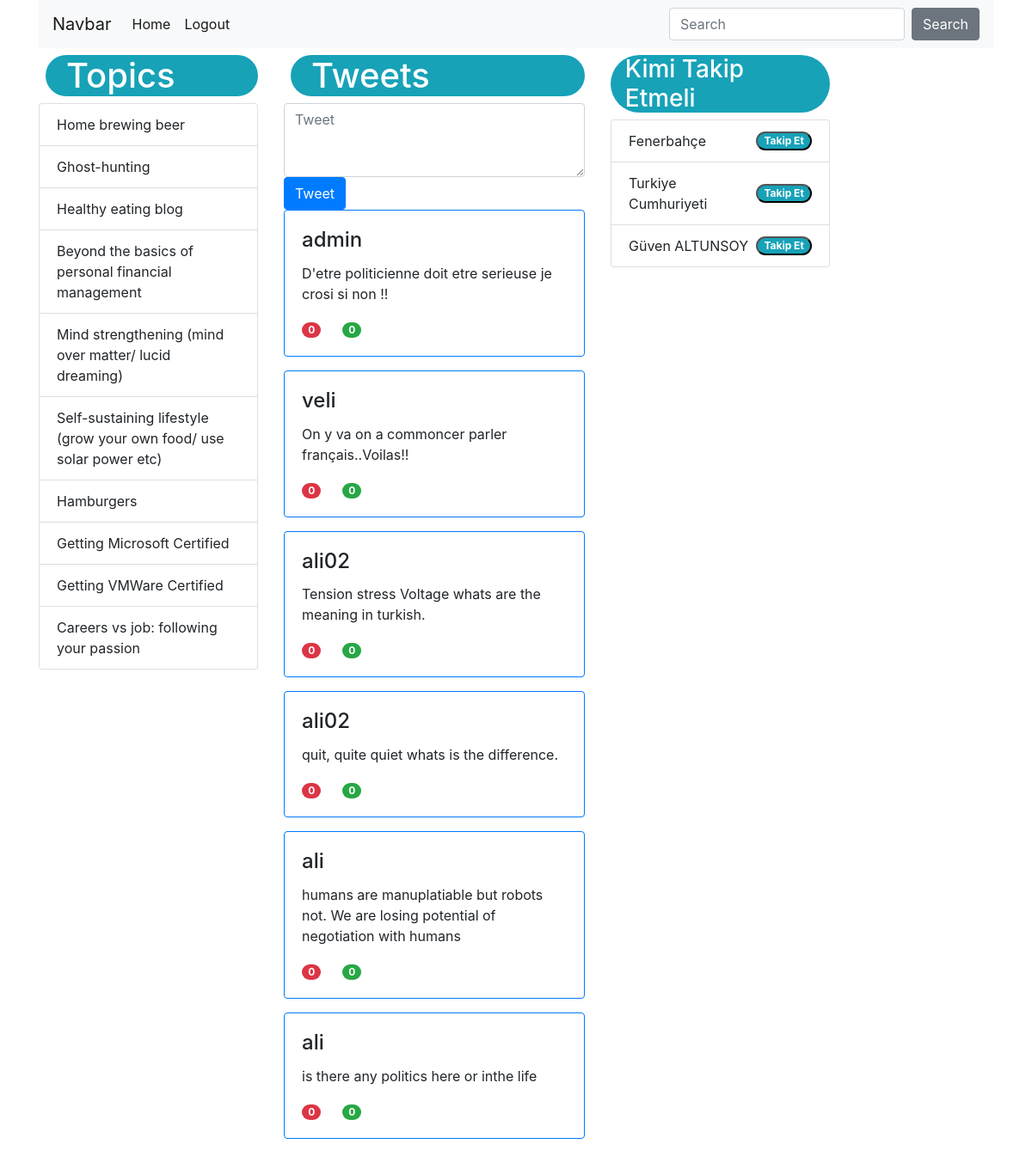
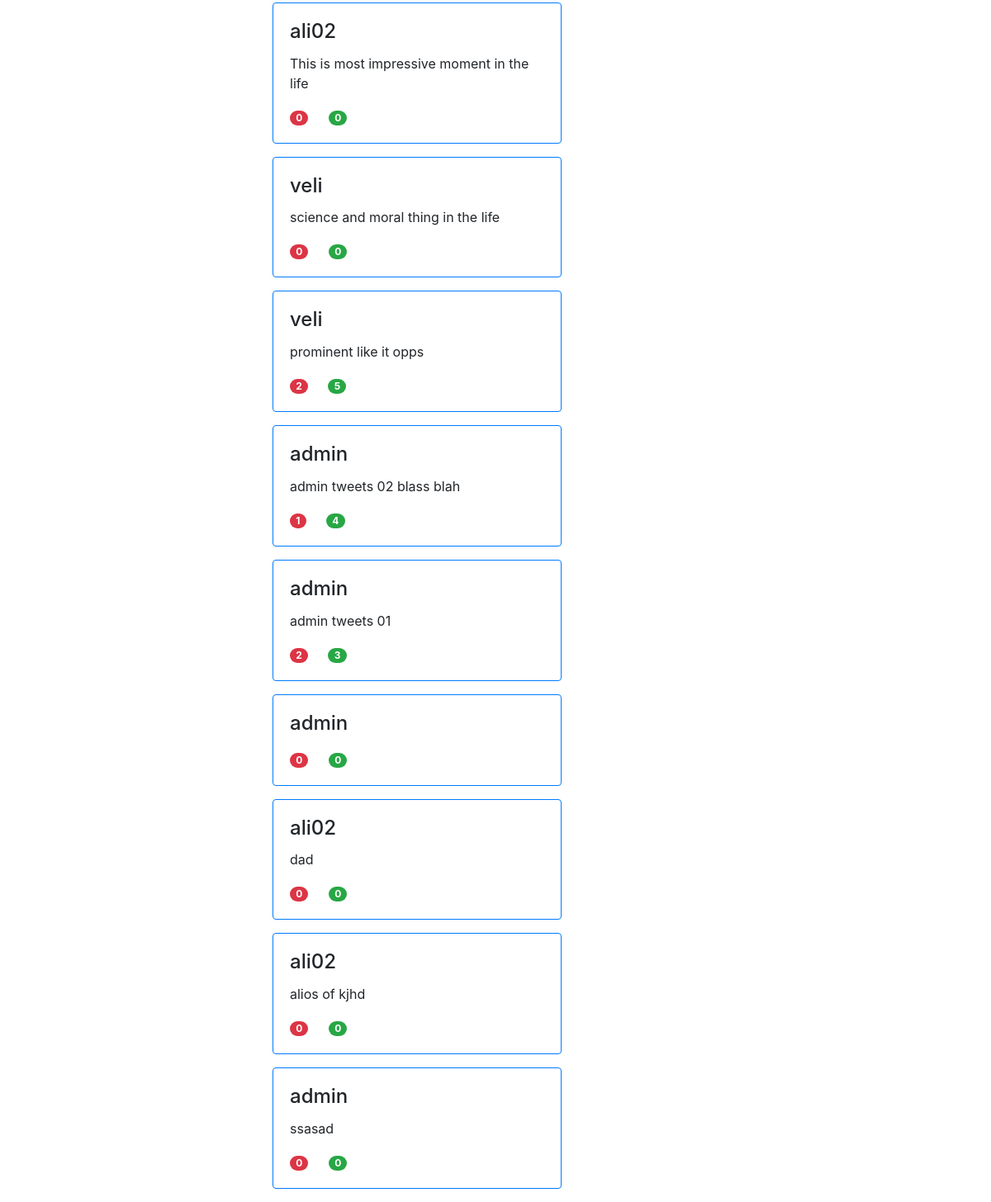
The app's page / (signed in) with its own data (2 pictures, top to bottom).
### user_profile/models.py (models this page shows)
class Topics(models.Model):
    topic = models.CharField(max_length=300, blank=False)

### tweet/models.py (models this page shows)
class Tweet(models.Model):
    user_id = models.ForeignKey(
      User, on_delete=models.CASCADE
    )
    post = models.CharField(max_length=240)
    like = models.PositiveIntegerField(default=0)
    retweet = models.PositiveIntegerField(default=0)
    created_date = models.DateTimeField(auto_now_add=True)
    updated_date = models.DateTimeField(auto_now=True)
    is_deleted = models.BooleanField(default=False)

### user_profile/views.py (the view)
# urls.py: path('', index),
def index(request):
    if request.user.is_authenticated:
        print('User LoggedIn')
        return get_tweet(request, request.user.id)
    return redirect('/login')

### tweet/views.py (called while the page is built)
def get_tweet(request, user_id):
    print('\n\n\n ===> Coming User Id:', user_id)
    context = dict()
    user_list = Follow.objects.filter(follower_id = user_id)
    print('\n\n\n ===> User list:', dir(user_list))
    get_id = ""
    for item in user_list:
        print('item id :', item.following_id)
        get_id = item.following_id
    context['last_topics'] = Topics.objects.all().order_by('-pk')[:10]
    context['tweets'] = Tweet.objects.order_by('-pk')
    return render(request, 'index.html', context)

### templates/index.html (shortened to what this page needs)
<!DOCTYPE html>
<html lang="en">
<head>
    <link rel="stylesheet" href="https://stackpath.bootstrapcdn.com/bootstrap/4.3.1/css/bootstrap.min.css"
>
</head>
<body>
    <div class="container">
        <div class="row-fluid">
            <nav class="navbar navbar-expand-lg navbar-light bg-light">
                <a class="navbar-brand" href="#">Navbar</a>
                <div class="collapse navbar-collapse" id="navbarColor03">
                    <ul class="navbar-nav mr-auto">
                        <li class="nav-item active">
                            <a class="nav-link" href="/">Home <span class="sr-only">(current)</span></a>
                        </li>
                        <li class="nav-item active">
                            <a class="nav-link" href="logout/">Logout</a>
                    </ul>
                    <form class="form-inline my-2 my-lg-0">
                        <input class="form-control mr-sm-2" type="text" placeholder="Search">
                        <button class="btn btn-secondary my-2 my-sm-0" type="submit">Search</button>
                    </form>
                </div>
            </nav>
        </div>
        <div class="row mt-2">
            <div class="col-3">
                <h1 class="ml-2 badge-info badge-pill">Topics</h1>
                <ul class="list-group">
                    {% for topic in last_topics %}
                    <li class="list-group-item d-flex justify-content-between align-items-center">
                        {{ topic.topic }}
                    </li>
                    {% endfor %}
                </ul>
            </div>
            <div class="col-6-fluid col-md-4">
                <h1 class="ml-2 badge-info badge-pill">Tweets</h1>
                <form method="POST" action="/tweet/tweet-post/">
                    <textarea class="form-control" name="tweet" rows="3" placeholder="Tweet"></textarea>
                    <button class="btn btn-primary" type="submit">Tweet</button>
                </form>
                {% for tweet in tweets %}
                <div class="card border-primary mb-3">
                    <div class="card-body">
                        <h4 class="card-title">{{ tweet.user_id }}</h4>
                        <p class="card-text"> {{ tweet.post }}</p>
                        <a href="#" class="badge card-link badge-pill badge-danger">{{ tweet.like }}</a>
                        <a href="#" class="badge card-link badge-success badge-pill">{{ tweet.retweet }}</a>
                    </div>
                </div>
                {% endfor %}
            </div>
            <div class="col-3">
                <h3 class="badge-info badge-pill">
                    Kimi Takip Etmeli
                </h3>
                <ul class="list-group">
                    <li class="list-group-item d-flex justify-content-between align-items-center">
                        Fenerbahçe
                        <button class="badge badge-info badge-pill">Takip Et</button>
                    </li>
                    <li class="list-group-item d-flex justify-content-between align-items-center">
                        Turkiye Cumhuriyeti
                        <button class="badge badge-info badge-pill">Takip Et</button>
                    </li>
                    <li class="list-group-item d-flex justify-content-between align-items-center">
                        Güven ALTUNSOY
                        <button class="badge badge-info badge-pill">Takip Et</button>
                    </li>
                </ul>
            </div>
        </div>
    </div>
</body>
</html>

### records on screen
Topics: topic "Home brewing beer"
Topics: topic "Ghost-hunting"
Topics: topic "Healthy eating blog"
Topics: topic "Beyond the basics of personal financial management"
Topics: topic "Mind strengthening (mind over matter/ lucid dreaming)"
Topics: topic "Self-sustaining lifestyle (grow your own food/ use solar power etc)"
Topics: topic "Hamburgers"
Topics: topic "Getting Microsoft Certified"
Topics: topic "Getting VMWare Certified"
Topics: topic "Careers vs job: following your passion"
Tweet: user_id "admin", post "D'etre politicienne doit etre serieuse je crosi si non !!", like "0", retweet "0"
Tweet: user_id "veli", post "On y va on a commoncer parler français..Voilas!!", like "0", retweet "0"
Tweet: user_id "ali02", post "Tension stress Voltage whats are the meaning in turkish.", like "0", retweet "0"
Tweet: user_id "ali02", post "quit, quite quiet whats is the difference.", like "0", retweet "0"
Tweet: user_id "ali", post "humans are manuplatiable but robots not. We are losing potential of negotiation with humans", like "0", retweet "0"
Tweet: user_id "ali", post "is there any politics here or inthe life", like "0", retweet "0"
Tweet: user_id "ali02", post "This is most impressive moment in the life", like "0", retweet "0"
Tweet: user_id "veli", post "science and moral thing in the life", like "0", retweet "0"
Tweet: user_id "veli", post "prominent like it opps", like "2", retweet "5"
Tweet: user_id "admin", post "admin tweets 02 blass blah", like "1", retweet "4"
Tweet: user_id "admin", post "admin tweets 01", like "2", retweet "3"
Tweet: user_id "admin", like "0", retweet "0"
Tweet: user_id "ali02", post "dad", like "0", retweet "0"
Tweet: user_id "ali02", post "alios of kjhd", like "0", retweet "0"
Tweet: user_id "admin", post "ssasad", like "0", retweet "0"
